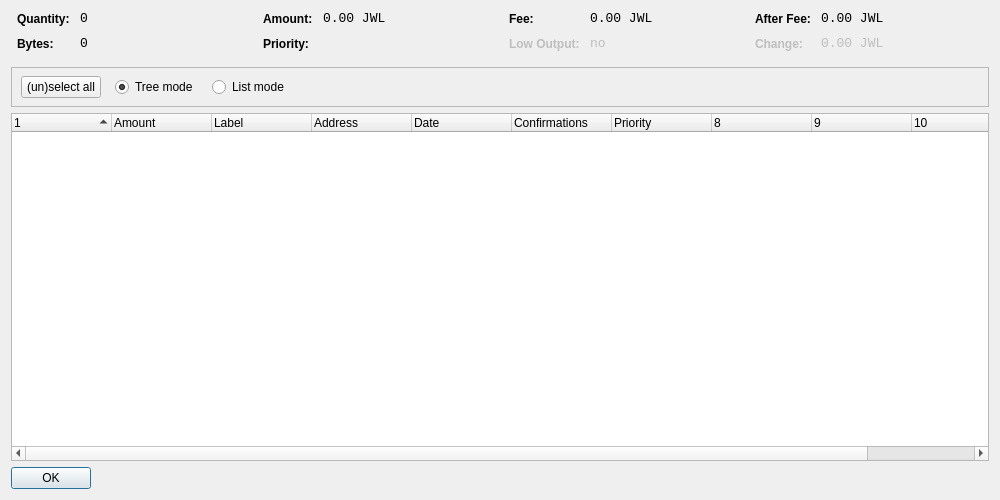
<?xml version="1.0" encoding="UTF-8"?>
<ui version="4.0">
 <class>CoinControlDialog</class>
 <widget class="QDialog" name="CoinControlDialog">
  <property name="geometry">
   <rect>
    <x>0</x>
    <y>0</y>
    <width>1000</width>
    <height>500</height>
   </rect>
  </property>
  <property name="windowTitle">
   <string>Coin Control</string>
  </property>
  <layout class="QVBoxLayout" name="verticalLayout">
   <item>
    <layout class="QHBoxLayout" name="horizontalLayoutTop" stretch="0,0,0,0">
     <property name="topMargin">
      <number>0</number>
     </property>
     <property name="bottomMargin">
      <number>10</number>
     </property>
     <item>
      <layout class="QFormLayout" name="formLayoutCoinControl1">
       <property name="horizontalSpacing">
        <number>10</number>
       </property>
       <property name="verticalSpacing">
        <number>10</number>
       </property>
       <property name="leftMargin">
        <number>6</number>
       </property>
       <property name="rightMargin">
        <number>6</number>
       </property>
       <item row="0" column="0">
        <widget class="QLabel" name="labelCoinControlQuantityText">
         <property name="styleSheet">
          <string notr="true">font-weight:bold;</string>
         </property>
         <property name="text">
          <string>Quantity:</string>
         </property>
        </widget>
       </item>
       <item row="0" column="1">
        <widget class="QLabel" name="labelCoinControlQuantity">
         <property name="font">
          <font>
           <family>Monospace</family>
           <pointsize>10</pointsize>
          </font>
         </property>
         <property name="cursor">
          <cursorShape>IBeamCursor</cursorShape>
         </property>
         <property name="contextMenuPolicy">
          <enum>Qt::ActionsContextMenu</enum>
         </property>
         <property name="text">
          <string notr="true">0</string>
         </property>
         <property name="textInteractionFlags">
          <set>Qt::LinksAccessibleByMouse|Qt::TextSelectableByKeyboard|Qt::TextSelectableByMouse</set>
         </property>
        </widget>
       </item>
       <item row="1" column="0">
        <widget class="QLabel" name="labelCoinControlBytesText">
         <property name="styleSheet">
          <string notr="true">font-weight:bold;</string>
         </property>
         <property name="text">
          <string>Bytes:</string>
         </property>
        </widget>
       </item>
       <item row="1" column="1">
        <widget class="QLabel" name="labelCoinControlBytes">
         <property name="font">
          <font>
           <family>Monospace</family>
           <pointsize>10</pointsize>
          </font>
         </property>
         <property name="cursor">
          <cursorShape>IBeamCursor</cursorShape>
         </property>
         <property name="contextMenuPolicy">
          <enum>Qt::ActionsContextMenu</enum>
         </property>
         <property name="text">
          <string notr="true">0</string>
         </property>
         <property name="textInteractionFlags">
          <set>Qt::LinksAccessibleByMouse|Qt::TextSelectableByKeyboard|Qt::TextSelectableByMouse</set>
         </property>
        </widget>
       </item>
      </layout>
     </item>
     <item>
      <layout class="QFormLayout" name="formLayoutCoinControl2">
       <property name="horizontalSpacing">
        <number>10</number>
       </property>
       <property name="verticalSpacing">
        <number>10</number>
       </property>
       <property name="leftMargin">
        <number>6</number>
       </property>
       <property name="rightMargin">
        <number>6</number>
       </property>
       <item row="0" column="0">
        <widget class="QLabel" name="labelCoinControlAmountText">
         <property name="styleSheet">
          <string notr="true">font-weight:bold;</string>
         </property>
         <property name="text">
          <string>Amount:</string>
         </property>
        </widget>
       </item>
       <item row="0" column="1">
        <widget class="QLabel" name="labelCoinControlAmount">
         <property name="font">
          <font>
           <family>Monospace</family>
           <pointsize>10</pointsize>
          </font>
         </property>
         <property name="cursor">
          <cursorShape>IBeamCursor</cursorShape>
         </property>
         <property name="contextMenuPolicy">
          <enum>Qt::ActionsContextMenu</enum>
         </property>
         <property name="text">
          <string notr="true">0.00 JWL</string>
         </property>
         <property name="textInteractionFlags">
          <set>Qt::LinksAccessibleByMouse|Qt::TextSelectableByKeyboard|Qt::TextSelectableByMouse</set>
         </property>
        </widget>
       </item>
       <item row="1" column="0">
        <widget class="QLabel" name="labelCoinControlPriorityText">
         <property name="styleSheet">
          <string notr="true">font-weight:bold;</string>
         </property>
         <property name="text">
          <string>Priority:</string>
         </property>
        </widget>
       </item>
       <item row="1" column="1">
        <widget class="QLabel" name="labelCoinControlPriority">
         <property name="font">
          <font>
           <family>Monospace</family>
           <pointsize>10</pointsize>
          </font>
         </property>
         <property name="cursor">
          <cursorShape>IBeamCursor</cursorShape>
         </property>
         <property name="contextMenuPolicy">
          <enum>Qt::ActionsContextMenu</enum>
         </property>
         <property name="text">
          <string/>
         </property>
         <property name="textInteractionFlags">
          <set>Qt::LinksAccessibleByMouse|Qt::TextSelectableByKeyboard|Qt::TextSelectableByMouse</set>
         </property>
        </widget>
       </item>
      </layout>
     </item>
     <item>
      <layout class="QFormLayout" name="formLayoutCoinControl3">
       <property name="horizontalSpacing">
        <number>10</number>
       </property>
       <property name="verticalSpacing">
        <number>10</number>
       </property>
       <property name="leftMargin">
        <number>6</number>
       </property>
       <property name="rightMargin">
        <number>6</number>
       </property>
       <item row="0" column="0">
        <widget class="QLabel" name="labelCoinControlFeeText">
         <property name="styleSheet">
          <string notr="true">font-weight:bold;</string>
         </property>
         <property name="text">
          <string>Fee:</string>
         </property>
        </widget>
       </item>
       <item row="0" column="1">
        <widget class="QLabel" name="labelCoinControlFee">
         <property name="font">
          <font>
           <family>Monospace</family>
           <pointsize>10</pointsize>
          </font>
         </property>
         <property name="cursor">
          <cursorShape>IBeamCursor</cursorShape>
         </property>
         <property name="contextMenuPolicy">
          <enum>Qt::ActionsContextMenu</enum>
         </property>
         <property name="text">
          <string notr="true">0.00 JWL</string>
         </property>
         <property name="textInteractionFlags">
          <set>Qt::LinksAccessibleByMouse|Qt::TextSelectableByKeyboard|Qt::TextSelectableByMouse</set>
         </property>
        </widget>
       </item>
       <item row="1" column="0">
        <widget class="QLabel" name="labelCoinControlLowOutputText">
         <property name="enabled">
          <bool>false</bool>
         </property>
         <property name="styleSheet">
          <string notr="true">font-weight:bold;</string>
         </property>
         <property name="text">
          <string>Low Output:</string>
         </property>
        </widget>
       </item>
       <item row="1" column="1">
        <widget class="QLabel" name="labelCoinControlLowOutput">
         <property name="enabled">
          <bool>false</bool>
         </property>
         <property name="font">
          <font>
           <family>Monospace</family>
           <pointsize>10</pointsize>
          </font>
         </property>
         <property name="cursor">
          <cursorShape>IBeamCursor</cursorShape>
         </property>
         <property name="contextMenuPolicy">
          <enum>Qt::ActionsContextMenu</enum>
         </property>
         <property name="text">
          <string notr="true">no</string>
         </property>
         <property name="textInteractionFlags">
          <set>Qt::LinksAccessibleByMouse|Qt::TextSelectableByKeyboard|Qt::TextSelectableByMouse</set>
         </property>
        </widget>
       </item>
      </layout>
     </item>
     <item>
      <layout class="QFormLayout" name="formLayoutCoinControl4">
       <property name="horizontalSpacing">
        <number>10</number>
       </property>
       <property name="verticalSpacing">
        <number>10</number>
       </property>
       <property name="leftMargin">
        <number>6</number>
       </property>
       <property name="rightMargin">
        <number>6</number>
       </property>
       <item row="0" column="0">
        <widget class="QLabel" name="labelCoinControlAfterFeeText">
         <property name="styleSheet">
          <string notr="true">font-weight:bold;</string>
         </property>
         <property name="text">
          <string>After Fee:</string>
         </property>
        </widget>
       </item>
       <item row="0" column="1">
        <widget class="QLabel" name="labelCoinControlAfterFee">
         <property name="font">
          <font>
           <family>Monospace</family>
           <pointsize>10</pointsize>
          </font>
         </property>
         <property name="cursor">
          <cursorShape>IBeamCursor</cursorShape>
         </property>
         <property name="contextMenuPolicy">
          <enum>Qt::ActionsContextMenu</enum>
         </property>
         <property name="text">
          <string notr="true">0.00 JWL</string>
         </property>
         <property name="textInteractionFlags">
          <set>Qt::LinksAccessibleByMouse|Qt::TextSelectableByKeyboard|Qt::TextSelectableByMouse</set>
         </property>
        </widget>
       </item>
       <item row="1" column="0">
        <widget class="QLabel" name="labelCoinControlChangeText">
         <property name="enabled">
          <bool>false</bool>
         </property>
         <property name="styleSheet">
          <string notr="true">font-weight:bold;</string>
         </property>
         <property name="text">
          <string>Change:</string>
         </property>
        </widget>
       </item>
       <item row="1" column="1">
        <widget class="QLabel" name="labelCoinControlChange">
         <property name="enabled">
          <bool>false</bool>
         </property>
         <property name="font">
          <font>
           <family>Monospace</family>
           <pointsize>10</pointsize>
          </font>
         </property>
         <property name="cursor">
          <cursorShape>IBeamCursor</cursorShape>
         </property>
         <property name="contextMenuPolicy">
          <enum>Qt::ActionsContextMenu</enum>
         </property>
         <property name="text">
          <string notr="true">0.00 JWL</string>
         </property>
         <property name="textInteractionFlags">
          <set>Qt::LinksAccessibleByMouse|Qt::TextSelectableByKeyboard|Qt::TextSelectableByMouse</set>
         </property>
        </widget>
       </item>
      </layout>
     </item>
    </layout>
   </item>
   <item>
    <widget class="QFrame" name="frame">
     <property name="minimumSize">
      <size>
       <width>0</width>
       <height>40</height>
      </size>
     </property>
     <property name="frameShape">
      <enum>QFrame::StyledPanel</enum>
     </property>
     <property name="frameShadow">
      <enum>QFrame::Sunken</enum>
     </property>
     <widget class="QWidget" name="horizontalLayoutWidget">
      <property name="geometry">
       <rect>
        <x>10</x>
        <y>0</y>
        <width>781</width>
        <height>41</height>
       </rect>
      </property>
      <layout class="QHBoxLayout" name="horizontalLayoutPanel" stretch="0,0,0,0,0">
       <property name="spacing">
        <number>14</number>
       </property>
       <item>
        <widget class="QPushButton" name="pushButtonSelectAll">
         <property name="sizePolicy">
          <sizepolicy hsizetype="Maximum" vsizetype="Fixed">
           <horstretch>0</horstretch>
           <verstretch>0</verstretch>
          </sizepolicy>
         </property>
         <property name="text">
          <string>(un)select all</string>
         </property>
        </widget>
       </item>
       <item>
        <widget class="QRadioButton" name="radioTreeMode">
         <property name="sizePolicy">
          <sizepolicy hsizetype="Maximum" vsizetype="Fixed">
           <horstretch>0</horstretch>
           <verstretch>0</verstretch>
          </sizepolicy>
         </property>
         <property name="text">
          <string>Tree mode</string>
         </property>
         <property name="checked">
          <bool>true</bool>
         </property>
        </widget>
       </item>
       <item>
        <widget class="QRadioButton" name="radioListMode">
         <property name="sizePolicy">
          <sizepolicy hsizetype="Maximum" vsizetype="Fixed">
           <horstretch>0</horstretch>
           <verstretch>0</verstretch>
          </sizepolicy>
         </property>
         <property name="text">
          <string>List mode</string>
         </property>
        </widget>
       </item>
       <item>
        <spacer name="horizontalSpacer">
         <property name="orientation">
          <enum>Qt::Horizontal</enum>
         </property>
         <property name="sizeHint" stdset="0">
          <size>
           <width>40</width>
           <height>20</height>
          </size>
         </property>
        </spacer>
       </item>
      </layout>
     </widget>
    </widget>
   </item>
   <item>
    <widget class="CoinControlTreeWidget" name="treeWidget">
     <property name="contextMenuPolicy">
      <enum>Qt::CustomContextMenu</enum>
     </property>
     <property name="sortingEnabled">
      <bool>false</bool>
     </property>
     <property name="columnCount">
      <number>11</number>
     </property>
     <attribute name="headerShowSortIndicator" stdset="0">
      <bool>true</bool>
     </attribute>
     <attribute name="headerStretchLastSection">
      <bool>false</bool>
     </attribute>
     <column>
      <property name="text">
       <string/>
      </property>
     </column>
     <column>
      <property name="text">
       <string>Amount</string>
      </property>
     </column>
     <column>
      <property name="text">
       <string>Label</string>
      </property>
     </column>
     <column>
      <property name="text">
       <string>Address</string>
      </property>
     </column>
     <column>
      <property name="text">
       <string>Date</string>
      </property>
     </column>
     <column>
      <property name="text">
       <string>Confirmations</string>
      </property>
      <property name="toolTip">
       <string>Confirmed</string>
      </property>
     </column>
     <column>
      <property name="text">
       <string>Priority</string>
      </property>
     </column>
     <column>
      <property name="text">
       <string/>
      </property>
     </column>
     <column>
      <property name="text">
       <string/>
      </property>
     </column>
     <column>
      <property name="text">
       <string/>
      </property>
     </column>
     <column>
      <property name="text">
       <string/>
      </property>
     </column>
    </widget>
   </item>
   <item>
    <widget class="QDialogButtonBox" name="buttonBox">
     <property name="sizePolicy">
      <sizepolicy hsizetype="Maximum" vsizetype="Fixed">
       <horstretch>0</horstretch>
       <verstretch>0</verstretch>
      </sizepolicy>
     </property>
     <property name="orientation">
      <enum>Qt::Horizontal</enum>
     </property>
     <property name="standardButtons">
      <set>QDialogButtonBox::Ok</set>
     </property>
    </widget>
   </item>
  </layout>
 </widget>
 <customwidgets>
  <customwidget>
   <class>CoinControlTreeWidget</class>
   <extends>QTreeWidget</extends>
   <header>coincontroltreewidget.h</header>
  </customwidget>
 </customwidgets>
 <resources/>
 <connections/>
</ui>
